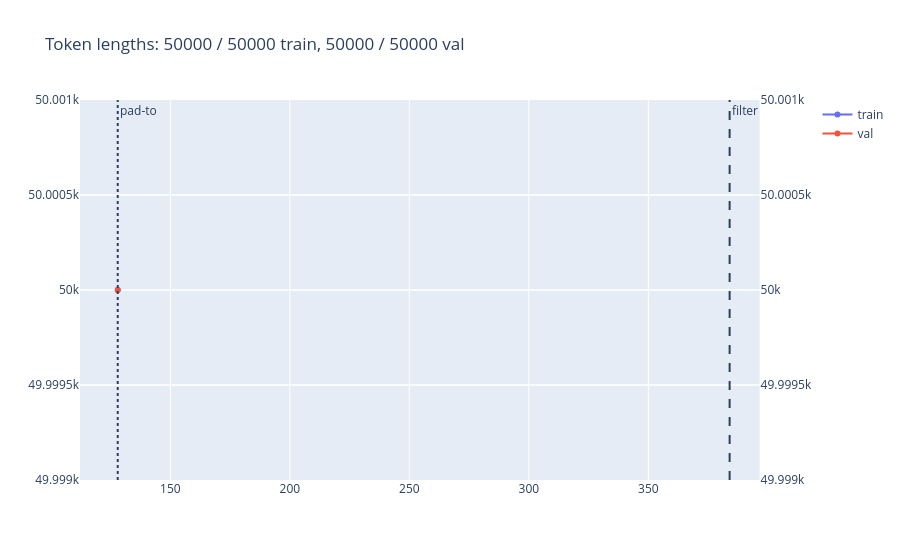

Here is the notebook cell this chart was saved with:
### Markdown cell above
## Configure

### Code cell
config = BagOfWordsMaxRLConfig.get_canonical(
    dataset="homoskedastic",
    dataset_base_folder=repo_root / "artifacts" / "bow-data",
    study_base_folder=repo_root / "artifacts" / "bow-maxrl-example",
    corr=0.2,
    aux_words_ratio=0.5,
    train_epochs=2,
    subtract_baseline=True,
    num_rollouts_per_sample=128,
    gaussian_stdev=1.0,
)

display(config.visualize())

state = config.initialize(device=device)
display(
    state.dataset.token_lengths_plot(
        filter_threshold=config.tokenization.filter_samples_above_n_tokens,
    )
)

### Figure 1 — Plotly figure (JSON) as saved in the notebook; plotly's stock layout.template omitted (floating-point values rounded to 4 significant figures)
{"data": [{"mode": "lines+markers", "name": "train", "type": "scatter", "x": [128], "xaxis": "x", "y": [50000], "yaxis": "y"}, {"mode": "lines+markers", "name": "val", "type": "scatter", "x": [128], "xaxis": "x", "y": [50000], "yaxis": "y2"}], "layout": {"annotations": [{"showarrow": false, "text": "filter", "x": 384, "xanchor": "left", "xref": "x", "y": 1, "yanchor": "top", "yref": "y domain"}, {"showarrow": false, "text": "pad-to", "x": 128, "xanchor": "left", "xref": "x", "y": 1, "yanchor": "top", "yref": "y domain"}], "shapes": [{"line": {"dash": "dash"}, "type": "line", "x0": 384, "x1": 384, "xref": "x", "y0": 0, "y1": 1, "yref": "y domain"}, {"line": {"dash": "dot"}, "type": "line", "x0": 128, "x1": 128, "xref": "x", "y0": 0, "y1": 1, "yref": "y domain"}], "title": {"text": "Token lengths: 50000 / 50000 train, 50000 / 50000 val"}, "xaxis": {"anchor": "y", "domain": [0, 0.94]}, "yaxis": {"anchor": "x", "domain": [0, 1]}, "yaxis2": {"anchor": "x", "overlaying": "y", "side": "right"}}}
